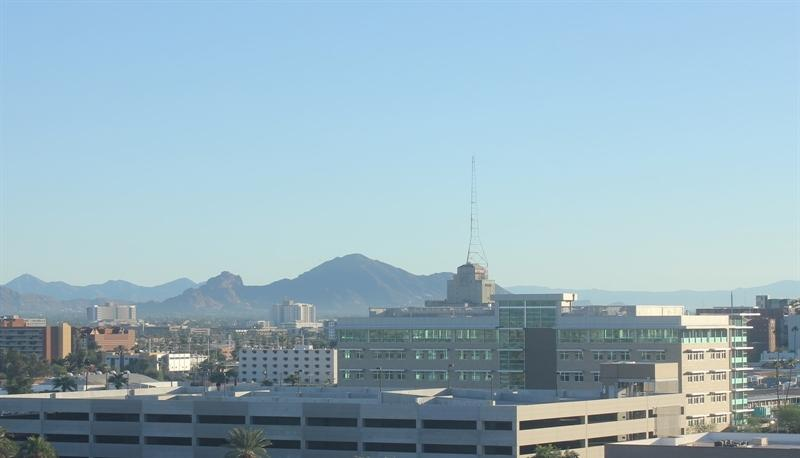
#> input picture Core/Lesson4/data/train/day/20151101_145049.jpg, 800 x 458 px; its folder holds only this picture in this run
$ jupyter execute --allow-errors AverageBrightness.ipynb
#> lines starting #> are read from the running program, lines starting #| are printed output that depends on the picture
# Average Brightness Classifier
The dataset I am using has 200 RGB colour images, with 120 each for training and 80 each for testing.<br>
<br>
Here I will build a classifier to accurately label images as either day or night, relying on finding distinguishing
feature between the two types.
### Import resources

[cell 1]
import os
import glob

import numpy as np
import cv2
import matplotlib.image as mpimg
import matplotlib.pyplot as plt

## Loading the testing and training data
### Define load_dataset function

[cell 2]
def load_dataset(dir_name):
#> called with dir_name = 'data/train/'
    img_classes = glob.glob(os.path.join(dir_name, '*', ''))
    img_list = []

    for img_class in img_classes:
        imgs = glob.glob(os.path.join(img_class, '*'))

        for img in imgs:
            if img is not None:
                img = mpimg.imread(img)
#> img is the input picture: shape (458, 800, 3); mean R, G, B 150.7, 178, 191
                img_list.append((img, img_class[len(dir_name):-1]))

    return img_list

### Load the datasets

[cell 3]
train_dir = 'data/train/'
test_dir = 'data/test/'

train_data = load_dataset(train_dir)
#> train_data = 2 items
test_data = load_dataset(test_dir)

# Pre-processing the data
After loading the data, I need to pre-process it.

### Standardise function
This function will take an image-label pair list and will output a standardised version, with re-sized images and
int labels.

[cell 4]
def standardise(img_list):
    std_list = []

    for img in img_list:
        image = img[0]
        label = img[1]

        std_image = cv2.resize(image, (1100, 600))
        std_label = 0 if label=="night" else 1

        std_list.append((std_image, std_label))
#> this loop made 2 passes
#> (label, std_label) on passes 1 to 2: ('day', 1), ('night', 0)
#> pass 1, in standardise, `std_image = cv2.resize(image, (1100, 600))`:
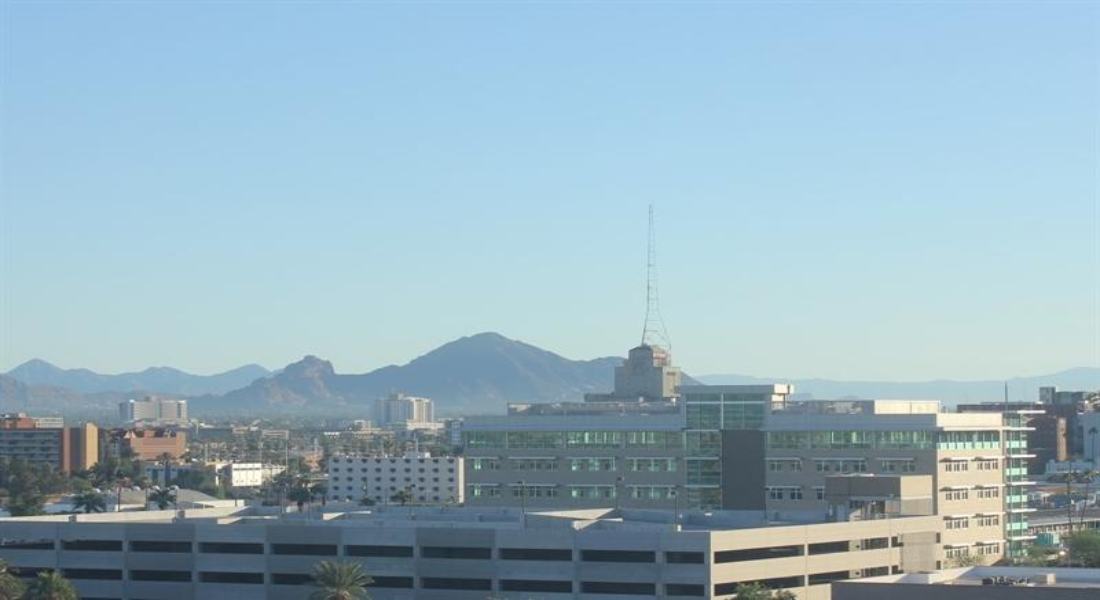
#> std_image: shape (600, 1100, 3); mean R, G, B 150.6, 178, 190.9
#> pass 2, in standardise, `std_image = cv2.resize(image, (1100, 600))`:
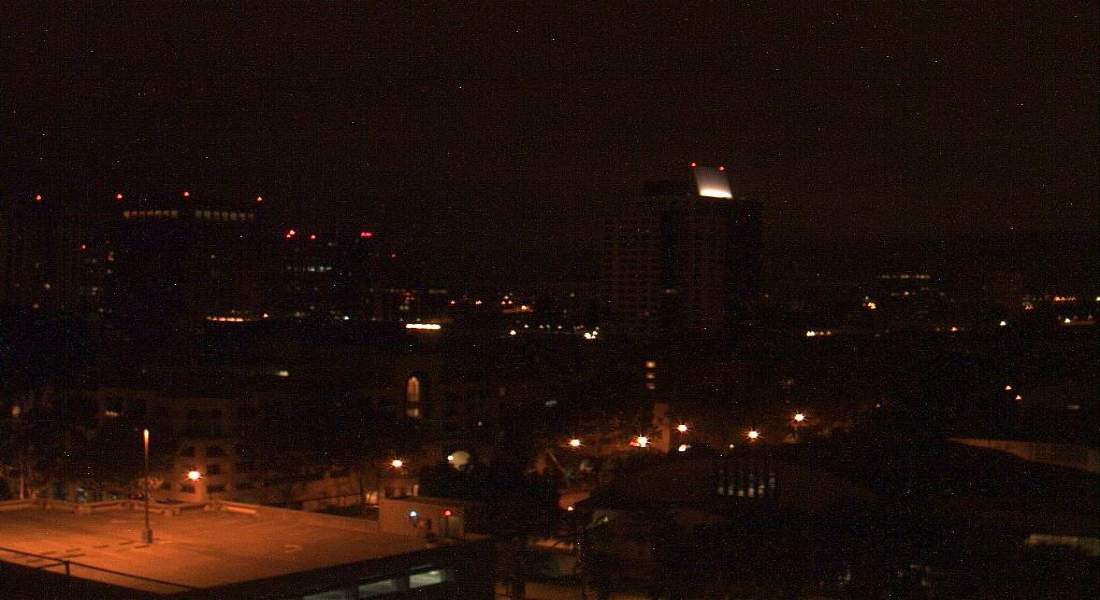
#> std_image: shape (600, 1100, 3); mean R, G, B 30.4, 15.4, 10.4
#> after the loop, std_list = 2 items

    return std_list

### Visualise some standardised data

[cell 5]
std_train_data = standardise(train_data)
#> std_train_data = 2 items

selected_image = std_train_data[0]
image = selected_image[0]
label = selected_image[1]
#> label = 1

print('Shape: ', image.shape)
#| Shape:  (600, 1100, 3)
print('Label: ', label)
#| Label:  1
plt.imshow(image)

## Feature Extraction
The feature extracted will be the brightness of the image.
I will be calculating the average brightness using HSV colorspace.
### RGB to HSV

[cell 6]
selected_image_hsv = cv2.cvtColor(image, cv2.COLOR_RGB2HSV)
#> selected_image_hsv: shape (600, 1100, 3); mean H, S, V 93.7, 58.1, 192.9

hue = selected_image_hsv[:, :, 0]
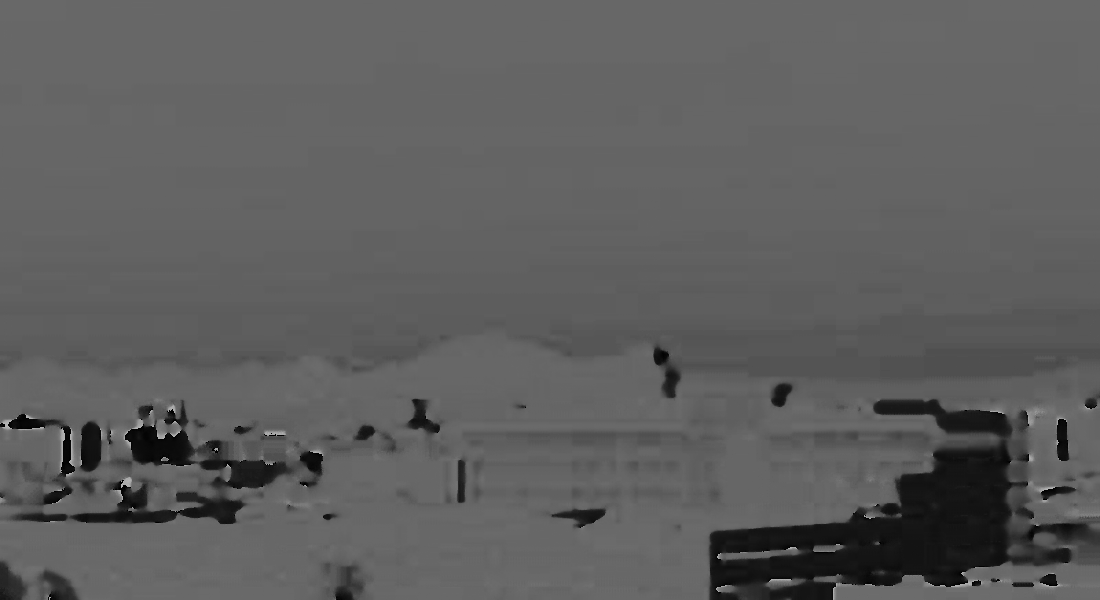
#> hue: shape (600, 1100); min 0, max 179, mean 93.7
saturation = selected_image_hsv[:, :, 1]
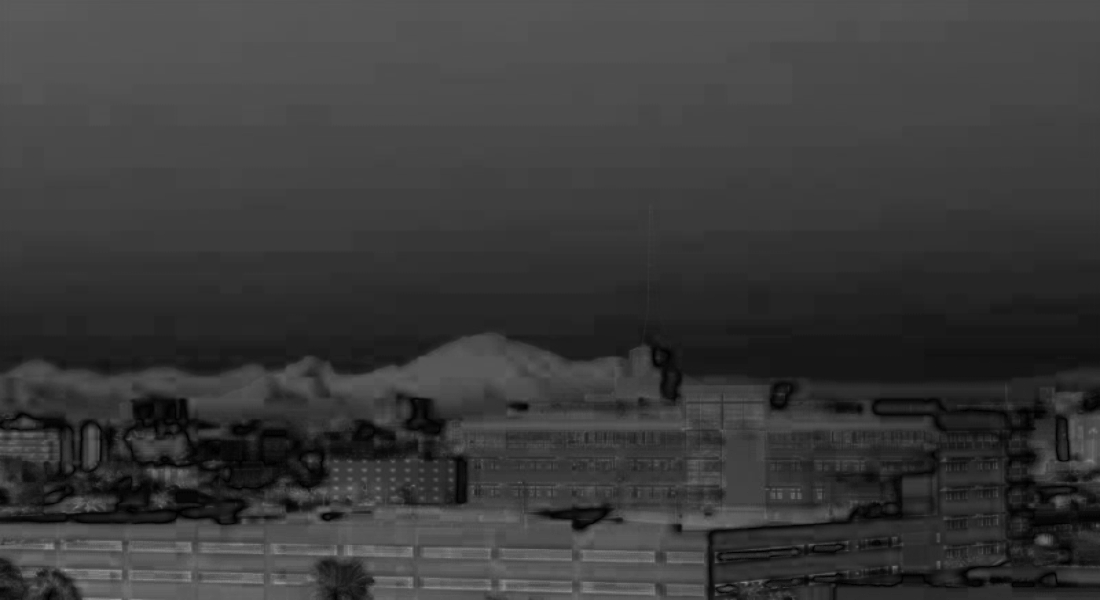
#> saturation: shape (600, 1100); min 0, max 151, mean 58.1
value = selected_image_hsv[:, :, 2]
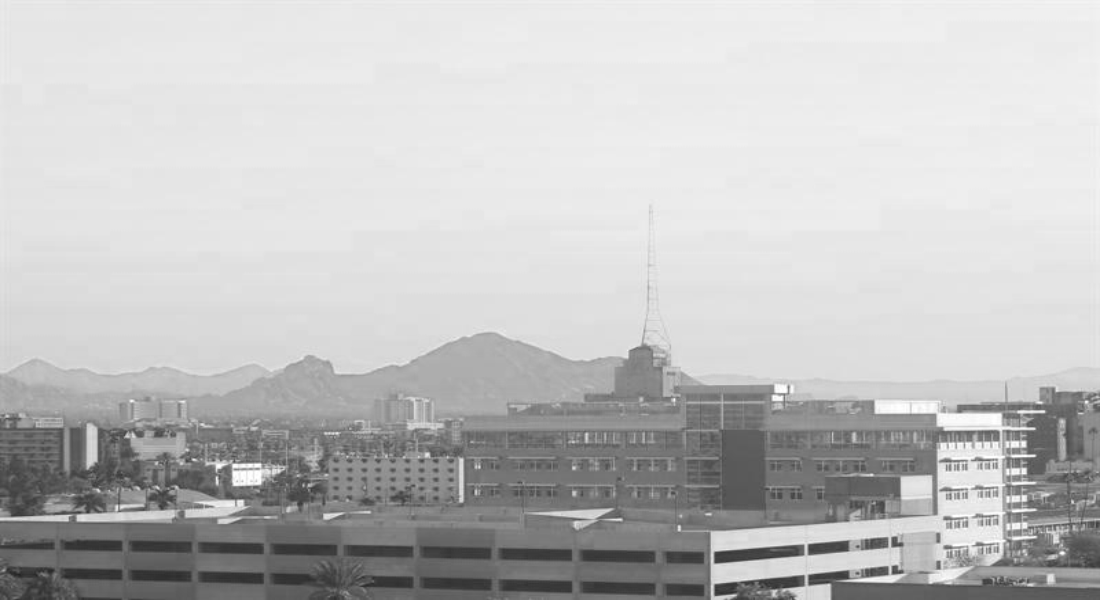
#> value: shape (600, 1100); min 35, max 255, mean 192.9

_, (ax1, ax2, ax3, ax4) = plt.subplots(1, 4, figsize=(20, 10))
ax1.set_title("Standardised Image")
ax1.imshow(image, cmap='gray')
ax2.set_title("Hue Values")
ax2.imshow(hue, cmap='gray')
ax3.set_title("Saturation Values")
ax3.imshow(saturation, cmap='gray')
ax4.set_title("Value Values")
ax4.imshow(value, cmap='gray')
